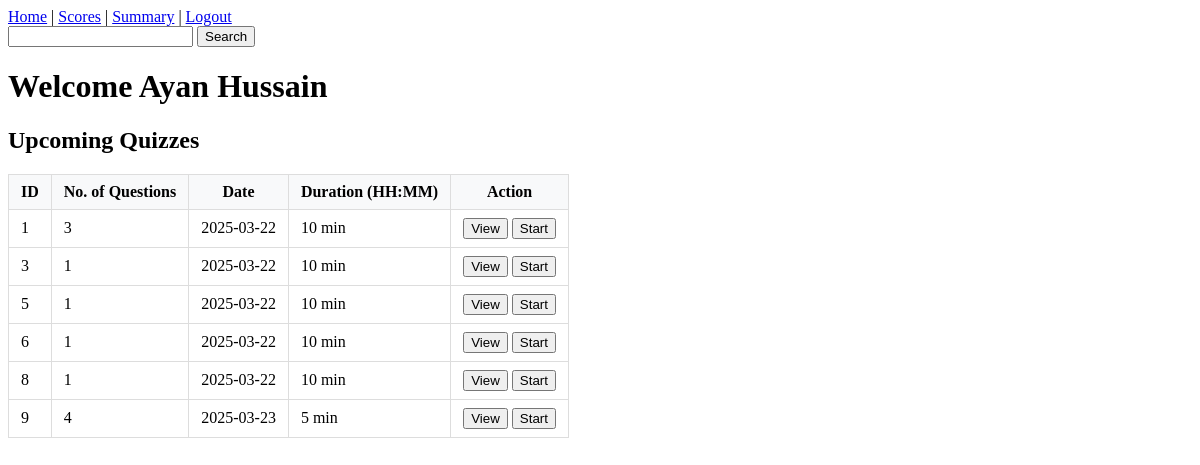
The page /user_dashboard/0 on the database as committed earlier.
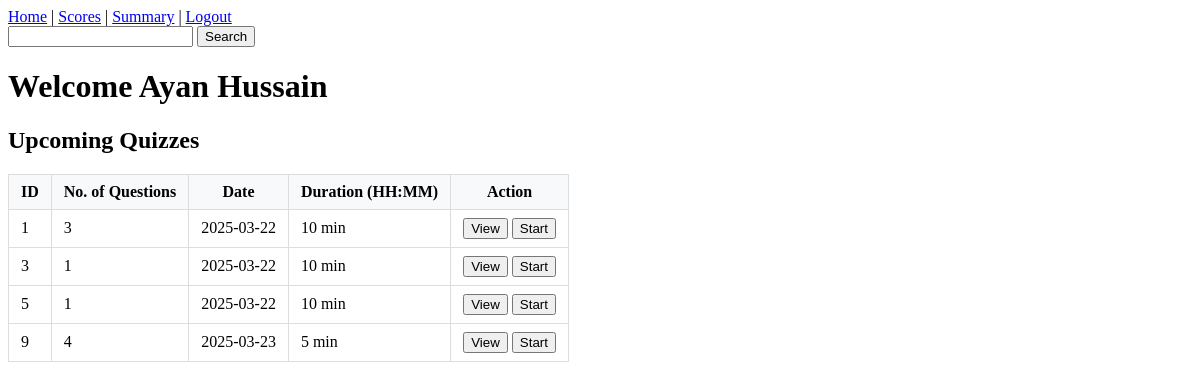
The same page on the database as committed later.
### models.py (models this page shows)
class User(db.Model):
    id = db.Column(db.Integer, primary_key=True )
    email = db.Column(db.String(100), unique=True, nullable=False)
    password = db.Column(db.String(255), nullable=False)
    full_name = db.Column(db.String(150), nullable=False)
    qualification = db.Column(db.String(150))
    dob = db.Column(db.Date)
    scores = db.relationship('Score', backref='user', lazy=True, cascade="all, delete-orphan")

class Quiz(db.Model):
    id = db.Column(db.Integer, primary_key = True)
    chapter_id = db.Column(db.Integer, db.ForeignKey('chapter.id'), nullable = False)
    date_of_quiz = db.Column(db.String(10))
    time_duration = db.Column(db.String(10)) #HH:MM
    remark = db.Column(db.String(100), nullable = True)
    scores = db.relationship('Score', backref='quiz', lazy=True, cascade="all, delete-orphan")
    question = db.relationship('Question', backref = 'quiz', lazy = True, cascade="all, delete-orphan")

### app.py (the view)
@app.route("/user_dashboard/<int:user_id>")
def user_dashboard(user_id):
    user = User.query.get_or_404(user_id)
    quizzes = Quiz.query.all()
    return render_template('user_dashboard.html', quizzes=quizzes, user=user)

### models.py (called while the page is built)
    @property
    def total_question(self):
        return sum(len(quiz.question) for quiz in self.quizzes)

### templates/user_dashboard.html (shortened to what this page needs)
<!DOCTYPE html>
<html lang="en">
<head>
</head>
<body>
    <div id="nav_bar">
        <a href="{{ url_for('user_dashboard', user_id=user.id) }}">Home</a> |
        <a href="{{ url_for('score', user_id=user.id) }}">Scores</a>  |
        <a href="{{ url_for('user_summary', user_id=user.id) }}">Summary</a> |
        <a href="{{ url_for('login') }}">Logout</a>
        <form action="{{ url_for('user_search', user_id=user.id) }}">
            <input type="text" name="search_key" value="{{ search_key if search_key }}">
            <button>Search</button>
        </form>
        <h1>Welcome {{ user.full_name }}</h1>
    </div>
    <h2>Upcoming Quizzes</h2>
    <table border="1px">
        <tr>
            <th>ID</th>
            <th>No. of Questions</th>
            <th>Date</th>
            <th>Duration (HH:MM)</th>
            <th>Action</th>
        </tr>
        {% for quiz in quizzes %}
            {% if not search_key or
                  search_key.lower() in quiz.remark.lower() or
                  search_key.lower() in quiz.chapter.name.lower() %}
            <tr>
                <td>{{ quiz.id }}</td>
                <td>{{ quiz.chapter.total_question }}</td>
                <td>{{ quiz.date_of_quiz }}</td>
                <td>{{ quiz.time_duration }}</td>
                <td>
                    <a href="{{ url_for('view_quiz', quiz_id=quiz.id, user_id=user.id) }}"><button>View</button></a>
                    <a href="{{ url_for('start_quiz', quiz_id=quiz.id, user_id=user.id) }}">
                        <button>Start</button>
                    </a>
                </td>
            </tr>
            {% endif %}
        {% else %}
            {% if search_key %}
                <tr class="no-results">
                    <td colspan="5">No quizzes found matching "{{ search_key }}"</td>
                </tr>
            {% endif %}
        {% endfor %}
    </table>
</body>
</html>

### templates/user_dashboard.html (style rules this page uses)
table { margin: 20px 0; border-collapse: collapse; }
th, td { padding: 8px 12px; border: 1px solid #ddd; }
th { background-color: #f8f9fa; }

Rows that differ between the two databases and show on the page:
removed Quiz: id "6", chapter.total_question "1", date_of_quiz "2025-03-22", time_duration "10 min"
removed Quiz: id "8", chapter.total_question "1", date_of_quiz "2025-03-22", time_duration "10 min"
